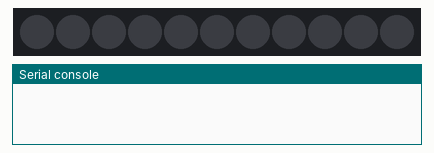
A program run on a simulated MicroPython board. On the bench: 11 RGB LEDs in strip order, left to right, the last lines printed to the serial console. Dim RGB values are drawn brighter than linear.

Above: at 0.1 s.
At 2.1 s:
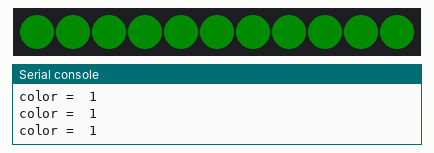
At 3.1 s:
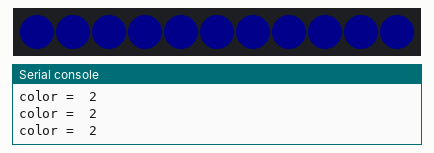
At 4.1 s:
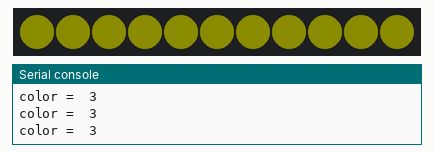
At 7.1 s:
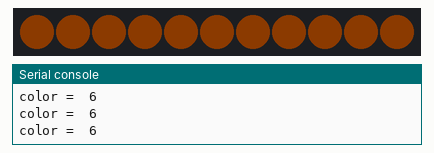
At 10.1 s:
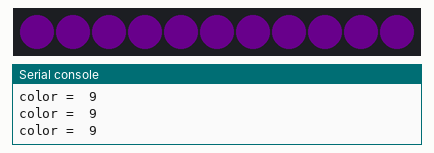

The program:

main.py
```python
import machine
import time
import neopixel

# --- Configuration ---
LED_PIN = 22        # GPIO pin connected to DIN of first LED
NUM_LEDS = 11        # Number of WS2812B LEDs
BRIGHTNESS = 0.05    # 0.0 (off) to 1.0 (full brightness)

# Create neopixel object
np = neopixel.NeoPixel(machine.Pin(LED_PIN), NUM_LEDS)

# --- Helper: Set all LEDs at once ---
def set_all(r, g, b):
    for i in range(NUM_LEDS):
        np[i] = (r, g, b)
    np.write()


def scale_color(color):
    """Scale an (r, g, b) tuple by the global brightness factor."""
    return tuple(int(component * BRIGHTNESS) for component in color)

# --- Test pattern: each LED a different color ---
colors = [
    scale_color((255,   0,   0)),  # LED 0 - Red
    scale_color((  0, 255,   0)),  # LED 1 - Green
    scale_color((  0,   0, 255)),  # LED 2 - Blue
    scale_color((255, 255,   0)),  # LED 3 - Yellow
    scale_color((255,   0, 255)),  # LED 4 - Magenta
    scale_color((  0, 255, 255)),  # LED 5 - Cyan
    scale_color((255, 100,   0)),  # LED 6 - Orange
    scale_color((180,   0, 255)),  # LED 7 - Purple
    scale_color((255, 255, 255)),  # LED 8 - White
    scale_color((180,   0, 255)),  # LED 9 - Dim gray
]

# Keep LEDs on forever (or press reset)
while True:
    time.sleep(1)
    try:
        for i in range(10):
            for j in range(NUM_LEDS):
                np[j] = colors[i]
                print("color = ", i)
            np.write()
            time.sleep(1)
    except KeyboardInterrupt:
        break

for j in range(NUM_LEDS):
    np[j] = (0,0,0)

np.write()
```

Measured:
- by itself, everything shown: repeats every 11.0 s, in 10 steps
- what the display in image 1 shows lasts 1.0 s, from 2.0 s to 3.0 s
- what the display in image 5 shows lasts 2.0 s, from 10.0 s to 12.0 s
